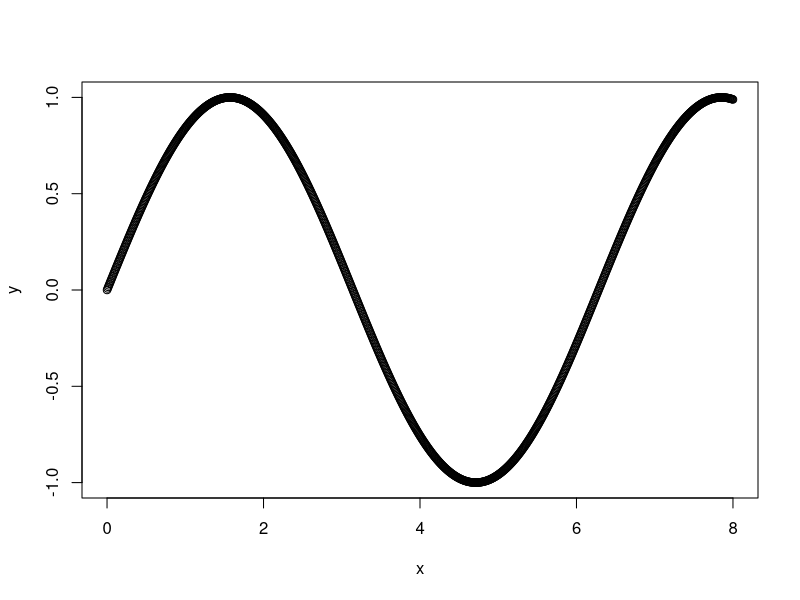
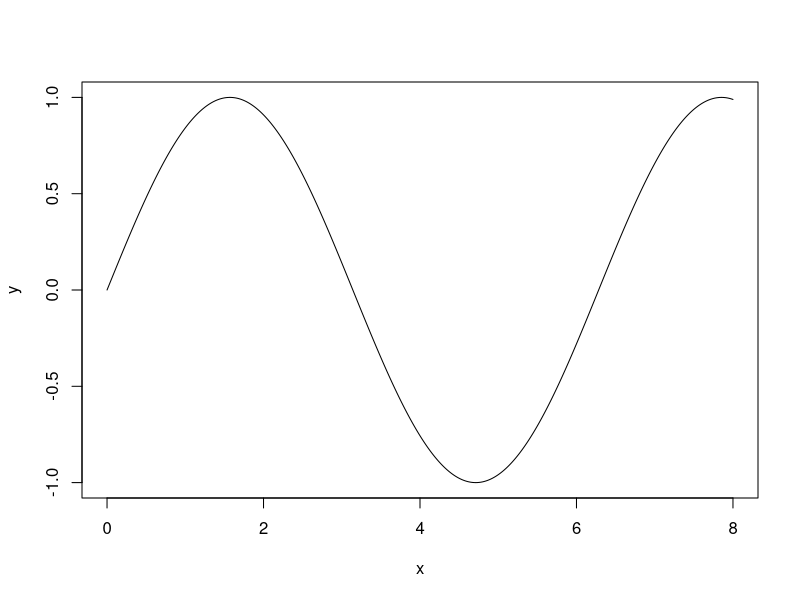
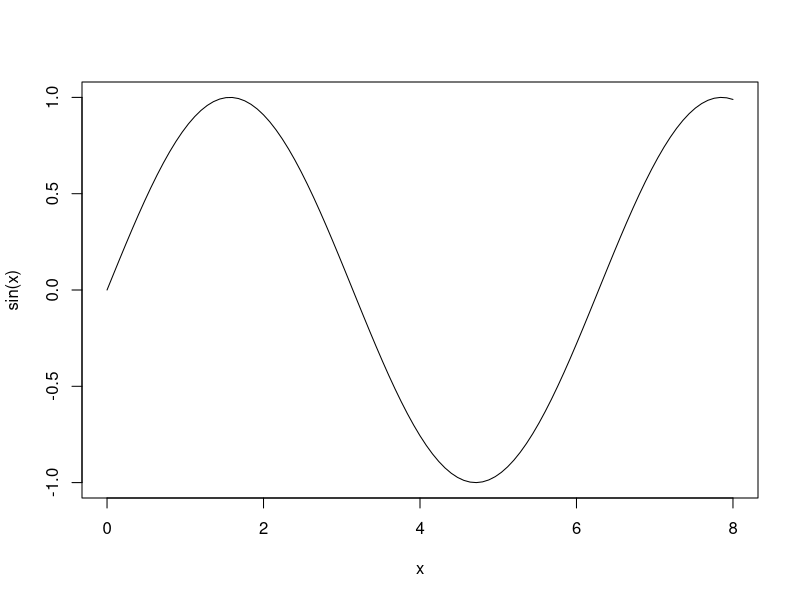
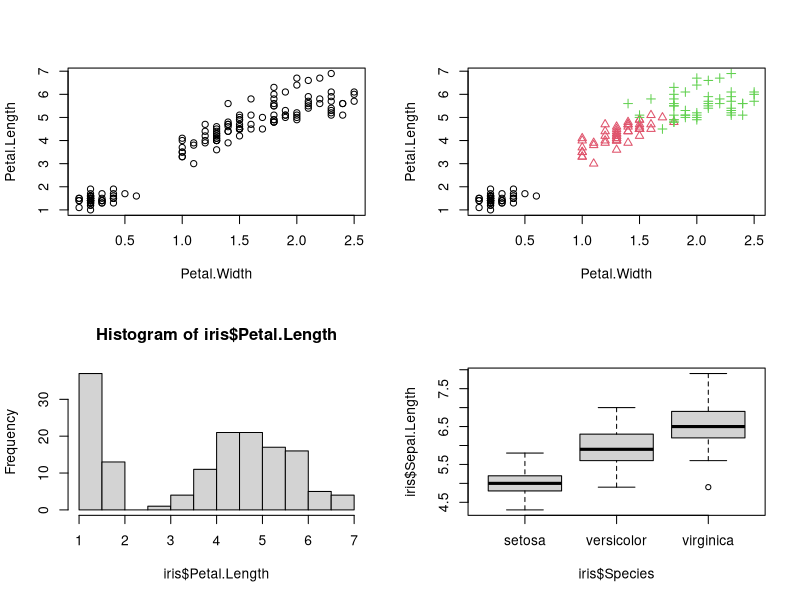
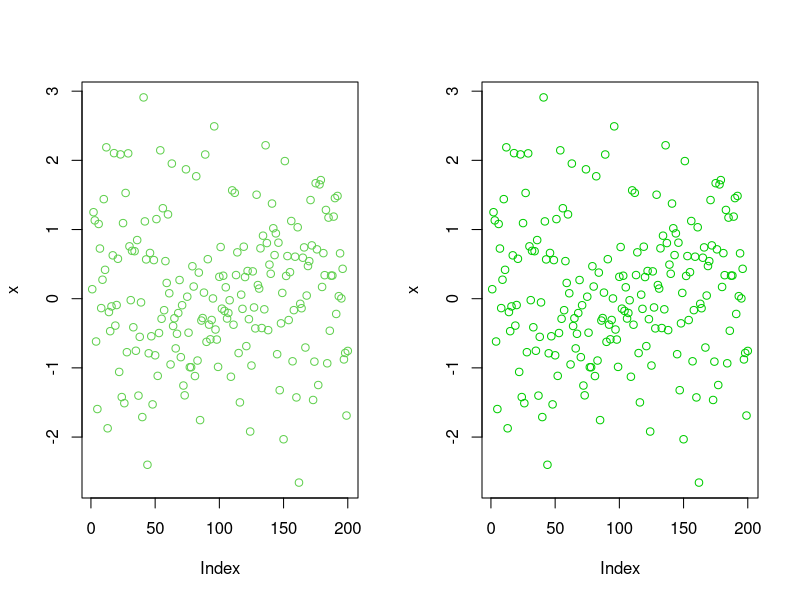
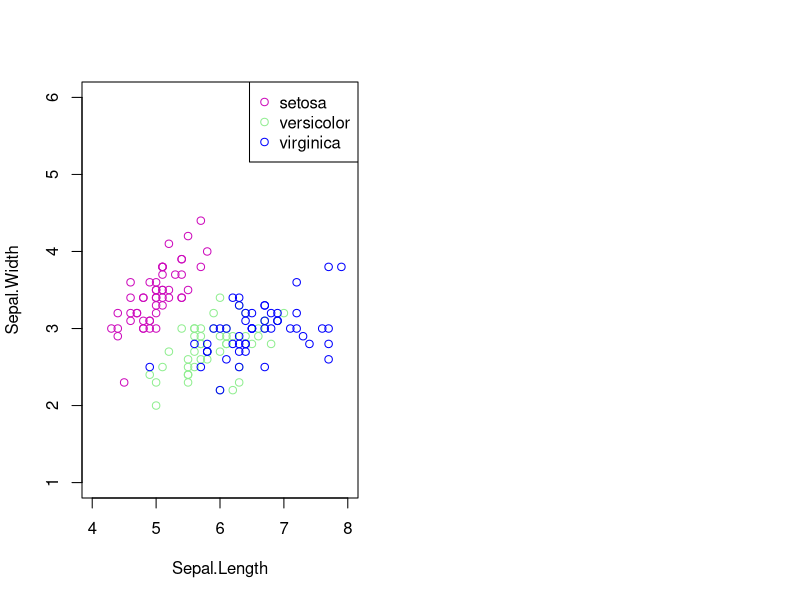

Source code (R) for these figures, in order:
## ---- chunk 1
knitr::opts_chunk$set(prompt = TRUE, strip.white=TRUE, results='markup')
## ---- chunk 2
x <- seq(0, 8, length = 1000)
y <- sin(x)
plot(x, y)
## ---- chunk 3
plot(x, y, type = "l")
## ---- chunk 4
curve(sin(x), from = 0, to = 8)
## ---- chunk 5
data(iris)
head(iris)
## ---- chunk 6
par(mfrow = c(2, 2))
plot(Petal.Length ~ Petal.Width, data = iris)
plot(Petal.Length ~ Petal.Width, data = iris, pch = as.numeric(Species), 
     col = as.numeric(Species))
hist(iris$Petal.Length)
boxplot(iris$Sepal.Length ~ iris$Species)
## ---- chunk 7
palette()
## ---- chunk 8
x <- rnorm(200)
par(mfrow = c(1, 2))
plot(x, col = 3)
plot(x, col = "green3")
## ---- chunk 9
plot(Sepal.Width ~ Sepal.Length, data = iris, subset = iris$Species=="setosa", 
     xlim = c(4, 8), ylim = c(1, 6),col = 14)
points(Sepal.Width ~ Sepal.Length, data = iris, subset = iris$Species == "versicolor",
       col = "lightgreen")
points(Sepal.Width ~ Sepal.Length, data = iris, subset = iris$Species == "virginica", 
       col = "blue")
legend("topright", legend = c("setosa", "versicolor", "virginica"),
       pch = c(21, 21, 21), col = c(14, "lightgreen", "blue"))
